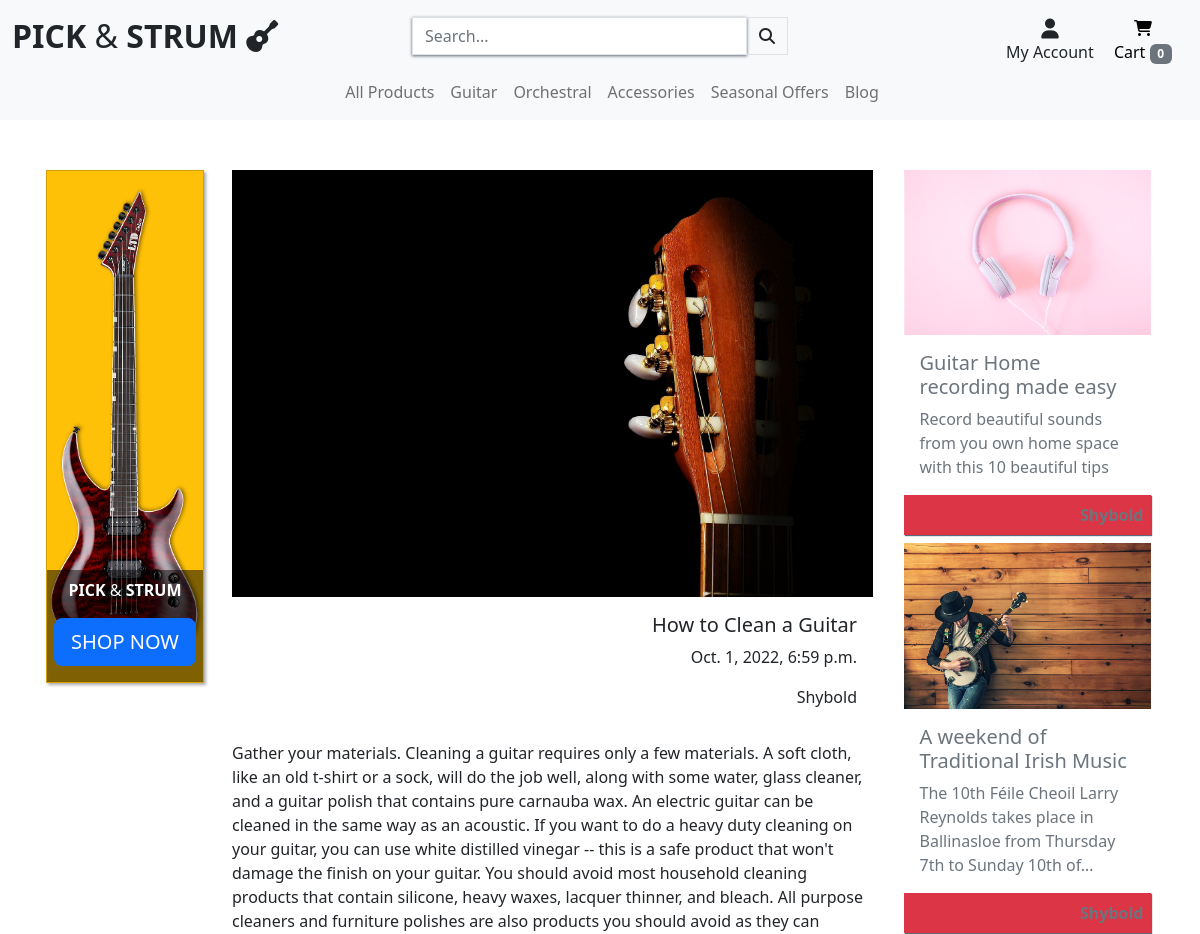
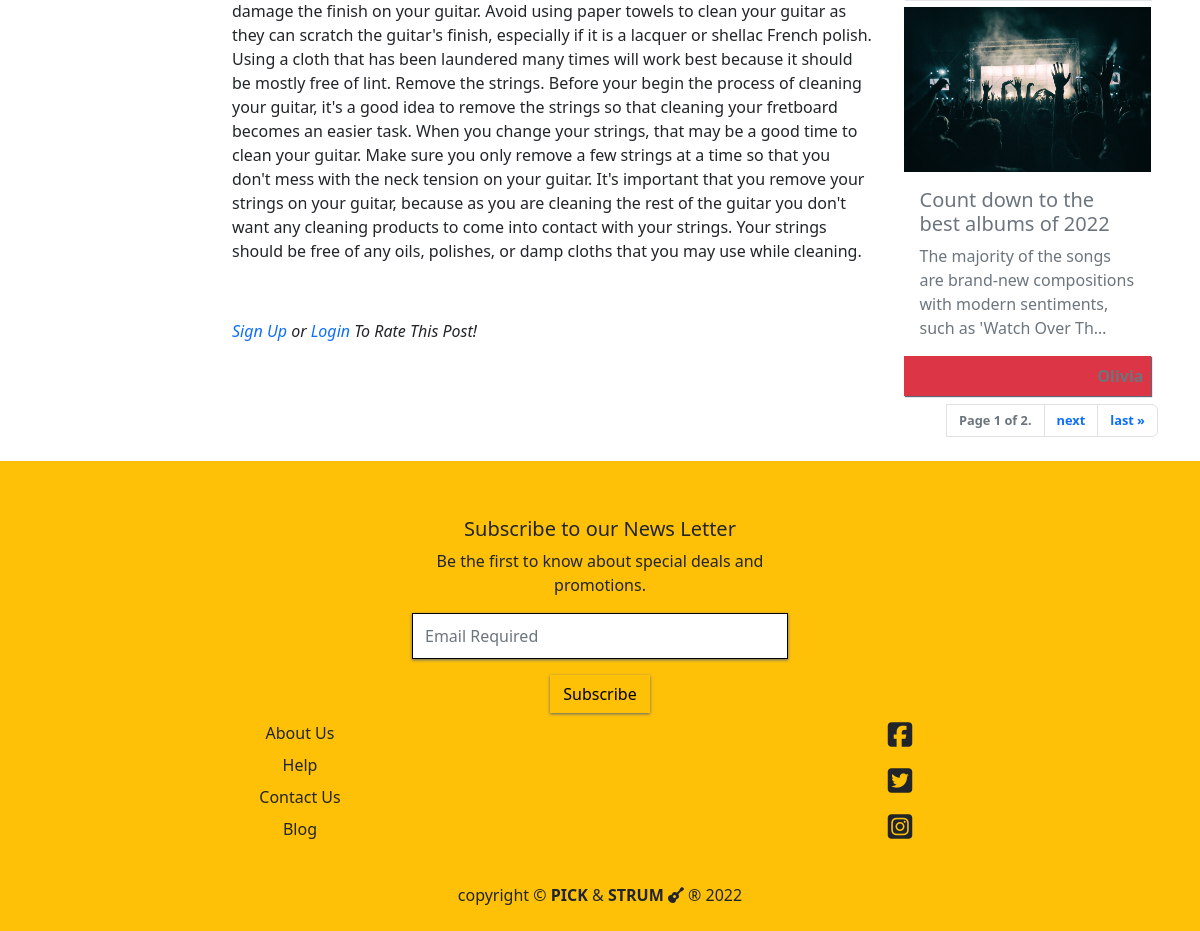
The app's page /blog/post/how-to-clean-a-guitar/ with its own data (2 pictures, top to bottom).
### blog/models.py (models this page shows, shortened)
class Post(models.Model):
    title = models.CharField(max_length=100, unique=True)
    slug = models.SlugField(max_length=100, unique=True)
    author = models.ForeignKey(
        User, null=True, on_delete=models.SET_NULL)
    updated_on = models.DateTimeField(auto_now=True)
    category = models.ForeignKey(
        PostCategory, null=True, on_delete=models.SET_NULL, related_name='post')
    content = models.TextField()
    featured_image = models.ImageField(null=True, blank=True)
    excerpt = models.TextField(blank=True)
    created_on = models.DateTimeField(auto_now_add=True)
    status = models.IntegerField(choices=STATUS, default=0)
    likes = models.ManyToManyField(
        User, related_name='story_likes', blank=True
        )
    dislikes = models.ManyToManyField(
        User, related_name='story_dislikes', blank=True
        )
    class Meta:
        ordering = ["-created_on"]

### blog/views.py (the view)
# urls.py: path('post/<slug:slug>/', views.view_blog_article, name='view_post'),
def view_blog_article(request, slug):
    paginator = Paginator(
        Post.objects.filter(status=1).order_by("?"), 3)
    page = request.GET.get('page')
    posts = paginator.get_page(page)
    queryset = Post.objects.filter(status=1)
    post = get_object_or_404(queryset, slug=slug)
    cat_list = PostCategory.objects.all()
    liked = False
    if post.likes.filter(id=request.user.id).exists():
        liked = True
    disliked = False
    if post.dislikes.filter(id=request.user.id).exists():
        disliked = True
    template_name = 'blog/post_view.html'
    context = {
        'post': post,
        'posts': posts,
        'cat_list': cat_list,
        "liked": liked,
        "disliked": disliked,
        'on_blog': True,
    }
    return render(request, template_name, context)

### cart/contexts.py (called while the page is built, shortened)
def cart_contents(request):
    cart_items = []
    total = 0
    product_count = 0
    cart = request.session.get('cart', {})
    if total < settings.FREE_DELIVERY_THRESHOLD:
        delivery = total * Decimal(settings.STANDARD_DELIVERY_PERCENTAGE / 100)
        free_delivery_delta = settings.FREE_DELIVERY_THRESHOLD - total
    else:
        delivery = 0
        free_delivery_delta = 0
    grand_total = delivery + total
    context = {
        'cart_items': cart_items,
        'total': total,
        'product_count': product_count,
        'delivery': delivery,
        'free_delivery_delta': free_delivery_delta,
        'free_delivery_threshold': settings.FREE_DELIVERY_THRESHOLD,
        'grand_total': grand_total,
    }
    return context

### blog/templates/blog/post_view.html (shortened to what this page needs)
{% extends "base.html" %}
{% load static %}
{% block extra_css %}
<link rel="stylesheet" href="{% static 'blog/css/blog.css' %}">
{% endblock %}
{% block page_header %}
<div class="container header-backspace">
</div>
{% endblock %}
{% block content %}
<div class="container">
  <div class="row">
    <div class="col col-md-2 d-none d-lg-block">
        <div class="card rounded-0 post-card text-center bg-warning py-3 dynamic-card" style="width: 95%; margin: auto;">
          <img src="{{ MEDIA_URL }}esp-guitar.png" class="card-img-top rounded-0" alt="standing guitar image back ground">
          <div class="text-box py-2 border-0">
            <p class="card-text"><span class="my-0"><strong>PICK </strong>&<strong> STRUM</strong></span></p>
            <a href="{% url 'products' %}" class="card-title btn btn-lg btn-primary">SHOP NOW</a>
          </div>
        </div>
    </div>
    <div class="col col-md-7">
      <div class="card rounded-0 border-0">
        {% if post.featured_image.url %}
        <img src="{{ post.featured_image.url }}" class="card-img-top rounded-0 border-0" alt="..." >
        {% else %}
        <img src="https://res.cloudinary.com/shybold/image/upload/v1664883644/solar_imbgzk.jpg" class="card-img-top rounded-0 border-0" alt="..." >
        {% endif %}
        <div class="card-body text-end">
          <h5 class="card-title">{{ post.title }}</h5>
          <p class="card-text">{{ post.created_on }}</p>
          <p class="card-text">{{ post.author }}</p>
        </div>
      </div>
      <div class="content">
        <p>{{ post.content|safe }}</p>
      </div>
      {% if user.is_authenticated %}
        <div class="d-flex">
          <p class="text-muted"><i>rate this post</i></p>
          <form action="{% url 'post_likes' post.slug %}" method="POST">
            {% csrf_token %}
            {% if liked %}
            <button class="border-0 bg-transparent px-2" type="submit"><i class="fas fa-heart likes-dislikes"></i><span> {{ post.number_of_likes }}</span></button>
            {% else %}
            <button class="border-0 bg-transparent px-2" type="submit"><i class="fas fa-heart"></i><span> {{ post.number_of_likes }}</span></button>
            {% endif %}
          </form>
          <form action="{% url 'post_dislikes' post.slug %}" method="POST">
            {% csrf_token %}
            {% if disliked %}
            <button class="border-0 bg-transparent px-2" type="submit"><i class="fas fa-heart-broken likes-dislikes"></i><span> {{ post.number_of_dislikes }}</span></button>
            {% else %}
            <button class="border-0 bg-transparent px-2" type="submit"><i class="fas fa-heart-broken"></i><span> {{ post.number_of_dislikes }}</span></button>
            {% endif %}
          </form>
        </div>
      {% else %}
        <p class="mb-5"><i><span><a href="{% url 'account_signup' %}" class="text-decoration-none">Sign Up</a></span> or <span><a href="{% url 'account_login' %}" class="text-decoration-none">Login</a></span> To Rate This Post!</i></p>
      {% endif %}
    </div>
    <div class="col col-md-4 col-lg-3 d-none d-sm-block bd-toc text-muted">
      {% for post in posts %}
      <div class="card rounded-0 border-0 mb-2 py-0" style="width: 95%; margin: auto;">
        <a href="{% url 'view_post' post.slug %}">
            {% if post.featured_image.url %}
          <img src="{{ post.featured_image.url }}" class="card-img-top rounded-0 border-0" alt="..." >
          {% else %}
          <img src="https://res.cloudinary.com/shybold/image/upload/v1664883644/solar_imbgzk.jpg" class="card-img-top rounded-0 border-0" alt="..." >
          {% endif %}
        </a>
        <div class="card-body">
          <h5 class="card-title">{{ post.title}}</h5>
          <p class="card-text">{{ post.excerpt|truncatechars:100 }}</p>
        </div>
        <div class="card-footer bg-white border-0 p-0 text-end">
          <p class="card-text bg-danger p-2 author"><strong>{{ post.author }}</strong></p>
        </div>
      </div>
      {% endfor %}
      <div class="row my-2">
        <nav aria-label="Page navigation example">
          <ul class="pagination justify-content-end">
              <span class="current">
                <li class="page-item disabled"><a class="page-link text-responsive rounded-0" href="">Page {{ posts.number }} of
                    {{ posts.paginator.num_pages }}.</a></li>
              </span>
              {% if posts.has_next %}
                <li class="page-item"><a class="page-link text-responsive" href="?page={{ posts.next_page_number }}">next</a></li>
                <li class="page-item"><a class="page-link text-responsive" href="?page={{ posts.paginator.num_pages }}">last &raquo;</a></li>
              {% endif %}
          </ul>
        </nav>
      </div>
    </div>
  </div>
</div>
{% endblock %}

### static/css/base.css (style rules this page uses)
* { padding: 0; margin: 0; box-sizing: border-box; }
:root { --white: #fff; --light-grey: #ccc; --black: #000; }
.header-backspace { padding-top: 200px; }
.dynamic-card { box-shadow: 2px 2px 3px #aaaaaa; }
@media (min-width: 992px) { .header-backspace { padding-top: 170px; } }

### blog/static/blog/css/blog.css (style rules this page uses)
.post-card, .stories-container { position: relative; }
.text-box { position: absolute; background-color: rgba(0, 0, 0, 0.5); color: #fff; bottom: 0; width: 100%; }
.author { box-shadow: 1px 1px 1px 0 #5d6977; }
.text-responsive { font-size: clamp(0.8rem, 0.9vw, 1.1rem) !important; font-weight: bold; }

### records on screen
Post: featured_image (picture), title "How to Clean a Guitar", created_on "Oct. 1, 2022, 6:59 p.m.", author "Shybold", content "Gather your materials. Cleaning a guitar requires only a few materials. A soft cloth, like an old t-shirt or a sock, will do the job well, along with some water, glass cleaner, and a guitar polish that contains pure carnauba wax. An electric guitar can be cleaned in the same way as an acoustic. If you want to do a heavy duty cleaning on your guitar, you can use white distilled vinegar -- this is a safe product that won't damage the finish on your guitar. You should avoid most household cleaning products that contain silicone, heavy waxes, lacquer thinner, and bleach. All purpose cleaners and furniture polishes are also products you should avoid as they can damage the finish on your guitar.…"
Post: featured_image (picture), title "Guitar Home recording made easy", excerpt "Record beautiful sounds from you own home space with this 10 beautiful tips"
Post: featured_image (picture), title "A weekend of Traditional Irish Music", excerpt "The 10th Féile Cheoil Larry Reynolds takes place in Ballinasloe from Thursday 7th to Sunday 10th of…"
Post: featured_image (picture), title "Count down to the best albums of 2022", excerpt "The majority of the songs are brand-new compositions with modern sentiments, such as 'Watch Over Th…"

### other values on screen
{{ posts.number }} "1"
{{ posts.paginator.num_pages }} "2"
